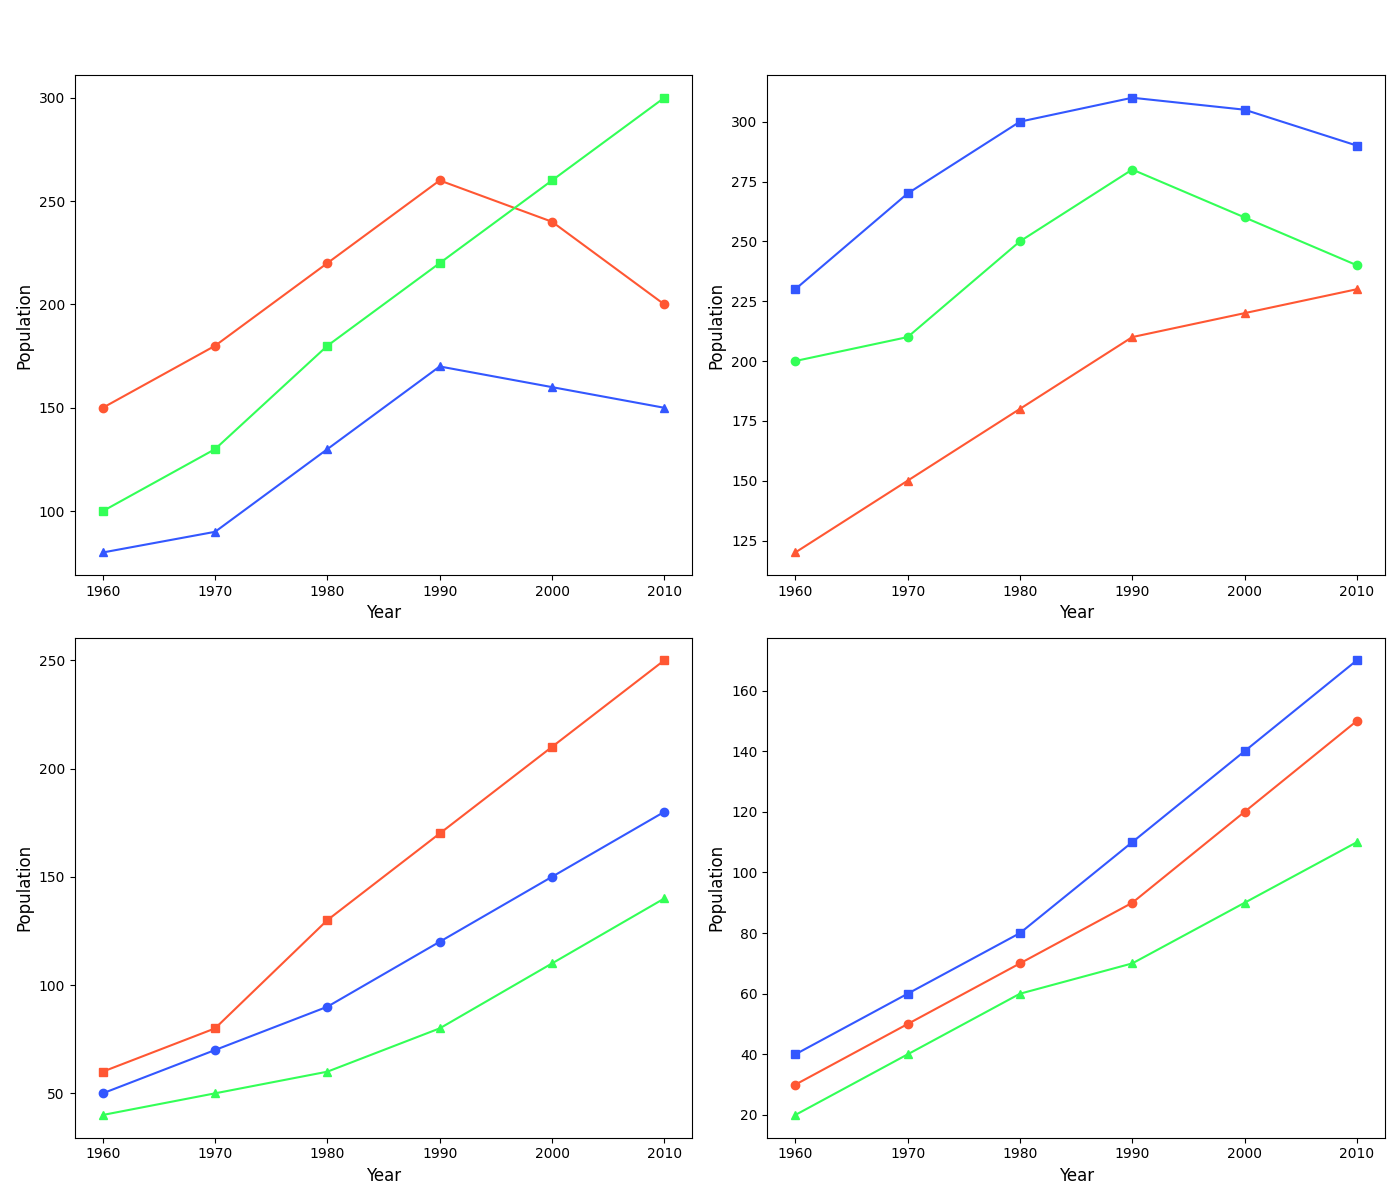

Source code (Python):
import matplotlib.pyplot as plt
import numpy as np

years = np.arange(1960, 2020, 10)

dragons_north = [150, 180, 220, 260, 240, 200]
dragons_east = [100, 130, 180, 220, 260, 300]
dragons_west = [80, 90, 130, 170, 160, 150]

unicorns_north = [200, 210, 250, 280, 260, 240]
unicorns_east = [230, 270, 300, 310, 305, 290]
unicorns_west = [120, 150, 180, 210, 220, 230]

phoenixes_north = [50, 70, 90, 120, 150, 180]
phoenixes_east = [60, 80, 130, 170, 210, 250]
phoenixes_west = [40, 50, 60, 80, 110, 140]

griffins_north = [30, 50, 70, 90, 120, 150]
griffins_east = [40, 60, 80, 110, 140, 170]
griffins_west = [20, 40, 60, 70, 90, 110]

def plot_creature(ax, years, data_north, data_east, data_west, colors):
    ax.plot(years, data_north, marker='o', color=colors[0])
    ax.plot(years, data_east, marker='s', color=colors[1])
    ax.plot(years, data_west, marker='^', color=colors[2])
    ax.set_xlabel('Year', fontsize=12)
    ax.set_ylabel('Population', fontsize=12)

fig, axes = plt.subplots(2, 2, figsize=(14, 12))
axes = axes.flatten()

# Assign shuffled colors for each creature
colors_dragons = ['#FF5733', '#33FF57', '#3357FF']
colors_unicorns = ['#33FF57', '#3357FF', '#FF5733']
colors_phoenixes = ['#3357FF', '#FF5733', '#33FF57']
colors_griffins = ['#FF5733', '#3357FF', '#33FF57']

plot_creature(axes[0], years, dragons_north, dragons_east, dragons_west, colors_dragons)
plot_creature(axes[1], years, unicorns_north, unicorns_east, unicorns_west, colors_unicorns)
plot_creature(axes[2], years, phoenixes_north, phoenixes_east, phoenixes_west, colors_phoenixes)
plot_creature(axes[3], years, griffins_north, griffins_east, griffins_west, colors_griffins)

plt.tight_layout(rect=[0, 0, 1, 0.95])
plt.show()
